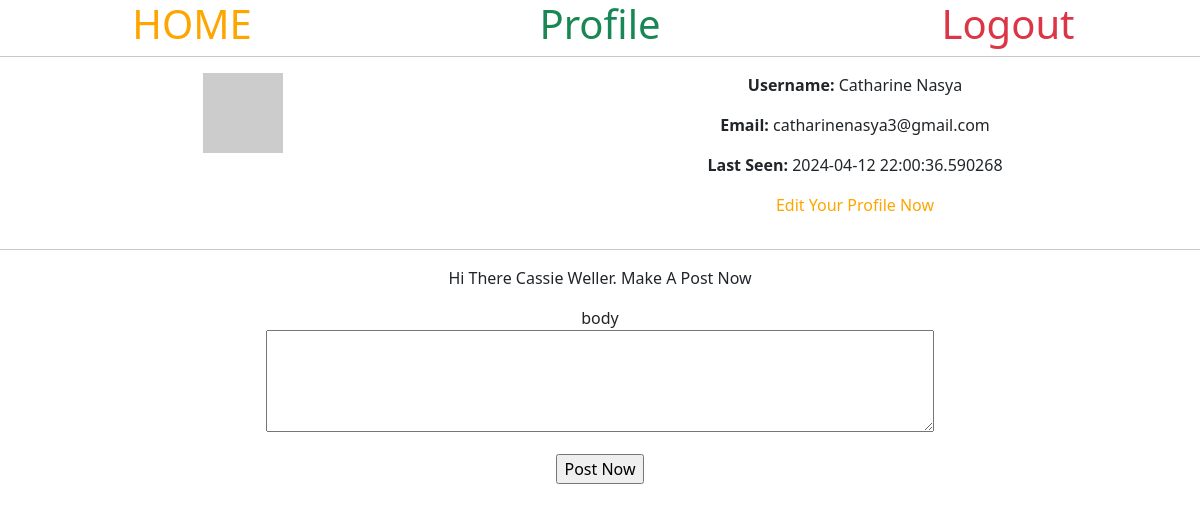
The app's page /Catharine Nasya /profile (signed in) with its own data.
### app/models.py (models this page shows, shortened)
class User(UserMixin, db.Model):
    id = db.Column(db.Integer, primary_key=True)
    username = db.Column(db.String(64), index=True, unique=True)
    email = db.Column(db.String(120), index=True, unique=True)
    password_hash = db.Column(db.String(128))
    about_me = db.Column(db.String(140))
    last_seen = db.Column(db.DateTime, default=datetime.now)
    posts = db.relationship("Post", backref='author', lazy='dynamic')
    def avatar(self,size):
       digest= md5(self.email.lower().encode('utf-8')).hexdigest()
       return f'https://www.gravatar.com/avatar/{digest}?d=identicon&s={size}'

### app/routes.py (the view)
@app.route('/<username>/profile', methods=['GET', 'POST'])
@login_required
def profile(username):
    user = User.query.filter_by(username=username).first_or_404()
    form = PostForm()
    if form.validate_on_submit():
        post = Post(body = form.body.data, author=current_user)
        db.session.add(post)
        db.session.commit()
        flash(f'Your Post Is Live!')
        return redirect(url_for('index'))
    return render_template (
         'profile.html',
         title='Profile',
         user=user,
         form=form)

### app/forms.py
class PostForm(FlaskForm):
    body = TextAreaField('body', validators=[DataRequired()])
    submit = SubmitField('Post Now')

### app/models.py (called while the page is built)
@login.user_loader
def load_user(id):
    return User.query.get(int(id))

### app/routes.py (called while the page is built)
@app.before_request
def before_request():
    if current_user.is_authenticated:
        current_user.last_seen = datetime.now()
        db.session.commit()

### app/templates/profile.html (shortened to what this page needs)
{% extends 'base.html' %}
{% block content%}
  <div class="row">
    <div class="col-md-5 text center">
      <p>
       <img src="{{user.avatar(120)}}" alt="User Avatar">
      </p>
     </div>
     <div class="col-md-7">
      <p>
        <strong>Username:</strong> {{user.username}}
      </p>
      <p>
        <strong>Email:</strong> {{user.email}}
      </p>
      {%if user.last_seen%}
      <p>
        <strong>Last Seen:</strong> {{ user.last_seen}}
      </p>
      {%endif%}
      <p>
        <a href="{{ url_for ('edit_profile') }}">Edit Your Profile Now  </a>
      </p>
     </div>
  </div>
  <hr>
<div class="row">
  <div class="col-md-12">
    <p> Hi There {{ current_user.username}}. Make A Post Now</p>
    <form action="" method="post" novalidate>
      <p>
        {{ form.body.label }} <br>
        {{ form.body (cols=70, rows=4) }}<br>
    </p>
      <p>
          {{ form.submit() }}
      </p>
</div>
  {% endblock %}

### app/static/css/style.css (style rules this page uses)
a { color: orange; text-decoration: none; text-align: center; }

### records on screen
User: username "Catharine Nasya", email "catharinenasya3@gmail.com", last_seen "2024-04-12 22:00:36.590268"
User: username "Cassie Weller"
